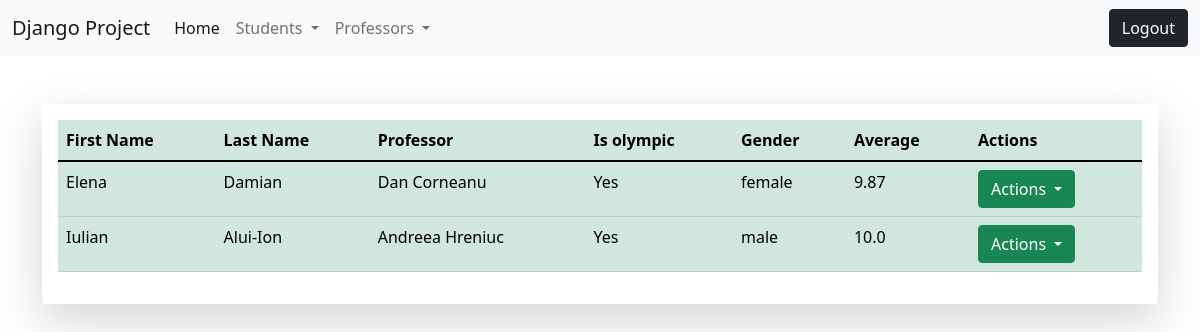
The app's page /list-of-students/ (signed in) with its own data.
### student/models.py (models this page shows, shortened)
class Student(models.Model):
    gender_choices = (('male', 'Male'), ('female', 'Female'))
    first_name = models.CharField(max_length=30)
    last_name = models.CharField(max_length=30)
    age = models.IntegerField()
    is_olympic = models.BooleanField(default=False)
    email = models.EmailField(max_length=40)
    description = models.TextField(max_length=500)
    start_date = models.DateTimeField()
    end_date = models.DateField()
    average = models.FloatField()
    gender = models.CharField(max_length=20, choices=gender_choices)
    professor = models.ForeignKey(Professor, on_delete=models.CASCADE)
    active = models.BooleanField(default=True)
    created_at = models.DateTimeField(auto_now_add=True)  # se va salva data si ora cand a fost adaugata inregistrarea
    updated_at = models.DateTimeField(
        auto_now=True)  # se va modifica data si ora cand se vor realiza modificari pe inregistrare

### professor/models.py (models this page shows, shortened)
class Professor(models.Model):
    department_choices = (('math', 'Math'), ('english', 'English'), ('science', 'Science'))
    first_name = models.CharField(max_length=30)
    last_name = models.CharField(max_length=30)
    department = models.CharField(max_length=10, choices=department_choices)
    time = models.TimeField()
    active = models.BooleanField(default=True)
    created_at = models.DateTimeField(auto_now_add=True)
    updated_at = models.DateTimeField(auto_now=True)

### student/views.py (the view)
# urls.py: path('list-of-students/', views.StudentListView.as_view(), name='list_of_students'),
class StudentListView(LoginRequiredMixin, ListView):
    template_name = 'student/list_of_students.html'
    model = Student
    context_object_name = 'all_students'
    def get_queryset(self):
        return Student.objects.filter(active=True)

### templates/student/list_of_students.html (shortened to what this page needs)
{% extends 'base.html' %}
{% block content %}
    <div class="container"><br><br>
        <div class="shadow-lg p-3 mb-5 bg-body rounded">
            <table class="table table-success table-hover">
                <thead>
                <tr>
                    <th>First Name</th>
                    <th>Last Name</th>
                    <th>Professor</th>
                    <th>Is olympic</th>
                    <th>Gender</th>
                    <th>Average</th>
                    <th>Actions</th>
                </tr>
                </thead>
                <tbody>
                {% for student in all_students %}
                    <tr>
                        <td>{{ student.first_name }}</td>
                        <td>{{ student.last_name }}</td>
                        <td>{{ student.professor.first_name }} {{ student.professor.last_name }}</td>
                        <td>{% if student.is_olympic is True %}
                            Yes
                        {% else %}
                            No
                        {% endif %}</td>
                        <td>{{ student.gender }}</td>
                        <td>{{ student.average }}</td>
                        <td>
                            <div class="btn-group">
                                <button type="button" class="btn btn-success dropdown-toggle" data-bs-toggle="dropdown"
                                        aria-expanded="false">
                                    Actions
                                </button>
                            </div>
                        </td>
                    </tr>
                {% endfor %}
                </tbody>
            </table>
        </div>
    </div>
{% endblock %}

### templates/base.html (shortened to what this page needs)
{% load static %}
<!DOCTYPE html>
<html lang="en">
<head>
    <link href="https://cdn.jsdelivr.net/npm/bootstrap@5.1.3/dist/css/bootstrap.min.css" rel="stylesheet">
    <link rel="stylesheet" href="{% static 'css/my_style.css' %}">
</head>
<body>
{% include 'menu.html' %}
{% block content %}
{% endblock %}
</body>
</html>

### templates/menu.html (shortened to what this page needs)
<nav class="navbar navbar-expand-lg navbar-light bg-light">
    <div class="container-fluid">
        <a class="navbar-brand" href="#">Django Project</a>
        <div class="collapse navbar-collapse" id="navbarSupportedContent">
            <ul class="navbar-nav me-auto mb-2 mb-lg-0">
                <li class="nav-item">
                    <a class="nav-link active" aria-current="page" href="{% url 'home' %}">Home</a>
                </li>
                {% if request.user.is_authenticated %}
                    <li class="nav-item dropdown">
                        <a class="nav-link dropdown-toggle" href="#" id="navbarDropdown" role="button"
                           data-bs-toggle="dropdown" aria-expanded="false">
                            Students
                        </a>
                    </li>
                    <li class="nav-item dropdown">
                        <a class="nav-link dropdown-toggle" href="#" id="navbarDropdown" role="button"
                           data-bs-toggle="dropdown" aria-expanded="false">
                            Professors
                        </a>
                    </li>
                {% endif %}
            </ul>
            {% if request.user.is_authenticated %}
                <a href="{% url 'logout' %}" class="btn btn-dark">Logout</a>
            {% else %}
                <a href="{% url 'create_user' %}" class="btn btn-secondary">Sign Up</a>
                <a href="{% url 'login' %}" class="btn btn-dark">Login</a>
            {% endif %}
        </div>
    </div>
</nav>

### static/css/my_style.css (style rules this page uses)
body { background: white url("download/movie.jpeg") no-repeat; }

### records on screen
Student: first_name "Elena", last_name "Damian", professor.first_name "Dan", professor.last_name "Corneanu", is_olympic "Yes", gender "female", average "9.87"
Student: first_name "Iulian", last_name "Alui-Ion", professor.first_name "Andreea", professor.last_name "Hreniuc", is_olympic "Yes", gender "male", average "10.0"
